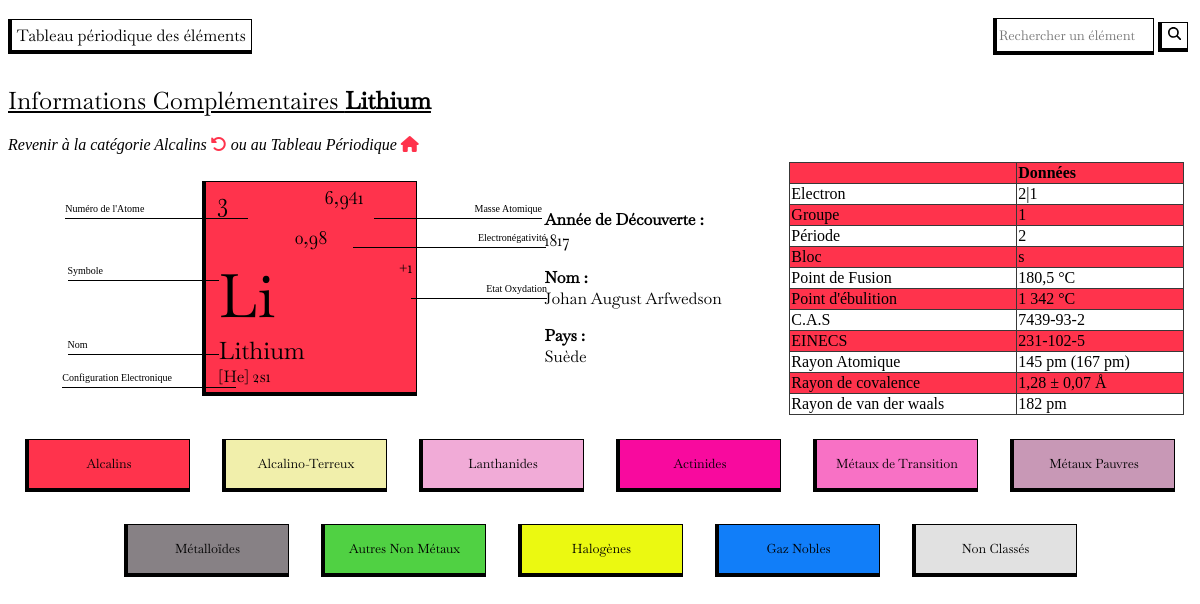
/index.php?page=detailAtome&id=3, run on the app's committed database.
### tables this page shows
CREATE TABLE IF NOT EXISTS `atome` (
  `id` int UNSIGNED NOT NULL AUTO_INCREMENT,
  `id_categorie` int NOT NULL,
  `nom` varchar(13) DEFAULT NULL,
  `slug` varchar(13) DEFAULT NULL,
  `electron` varchar(255) NOT NULL,
  `numero` int UNSIGNED DEFAULT NULL,
  `symbole` varchar(6) NOT NULL,
  `info_groupe` varchar(10) NOT NULL,
  `info_periode` varchar(10) NOT NULL,
  `info_bloc` varchar(10) NOT NULL,
  `masse_volumique` varchar(255) NOT NULL,
  `cas` varchar(255) NOT NULL,
  `einecs` varchar(255) NOT NULL,
  `masse_atomique` varchar(255) NOT NULL,
  `rayon_atomique` varchar(255) NOT NULL,
  `rayon_de_covalence` varchar(255) NOT NULL,
  `rayon_de_van_der_waals` varchar(255) NOT NULL,
  `configuration_electronique` varchar(255) NOT NULL,
  `etat_oxydation` varchar(255) NOT NULL,
  `decouverte_annee` varchar(255) NOT NULL,
  `decouverte_noms` varchar(255) NOT NULL,
  `decouverte_pays` varchar(255) NOT NULL,
  `electronegativite` varchar(255) NOT NULL,
  `point_de_fusion` varchar(255) NOT NULL,
  `point_d_ebullition` varchar(255) NOT NULL,
  `is_radioactif` tinyint UNSIGNED NOT NULL,
  PRIMARY KEY (`id`),
  KEY `atome_ibfk_1` (`id_categorie`)
);

CREATE TABLE IF NOT EXISTS `categorie` (
  `id_categorie` int NOT NULL AUTO_INCREMENT,
  `nom_categorie` varchar(255) NOT NULL,
  `slug_categorie` varchar(255) NOT NULL,
  `couleur_categorie` varchar(255) NOT NULL,
  PRIMARY KEY (`id_categorie`)
);

### views/detailAtome.php (the view, shortened to what this page needs)
<?php
$detail = isset($_GET['id']) ? $_GET['id'] : NULL;
$requeteAffichageDetail = "SELECT categorie.id_categorie, categorie.nom_categorie, categorie.couleur_categorie,
atome.id, atome.id_categorie, atome.nom, atome.slug, atome.electron, atome.numero, atome.symbole, atome.info_groupe,
atome.info_periode, atome.info_bloc, atome.masse_volumique, atome.cas, atome.einecs, atome.masse_atomique,
atome.rayon_atomique, atome.rayon_de_covalence,  atome.rayon_de_van_der_waals, atome.configuration_electronique,
atome.etat_oxydation, atome.decouverte_annee, atome.decouverte_noms, atome.decouverte_pays,
atome.electronegativite, atome.point_de_fusion, atome.point_d_ebullition, atome.is_radioactif
FROM atome LEFT JOIN categorie ON atome.id_categorie = categorie.id_categorie
WHERE atome.id='$detail' ";
$resultatAffichageDetail = $connexion->query($requeteAffichageDetail);
$detailAtome =  $resultatAffichageDetail->fetchAll(PDO::FETCH_OBJ);
?>
<h2 class="titrePageDetailAtome">Informations Complémentaires <strong><?php echo $detailAtome[0]->nom ?></strong></h2>
<a href="index.php?page=categorie&id=<?php echo $detailAtome[0]->id_categorie ?>">
    <em>Revenir à la catégorie <?php echo $detailAtome[0]->nom_categorie ?> </em>
    <i class="fa-solid fa-rotate-left" style="color:#<?php echo $detailAtome[0]->couleur_categorie ?>;"></i>
</a>
<a href="index.php?page=home">
    <em> ou au Tableau Périodique </em> <i class="fa-solid fa-house" style="color:#<?php echo $detailAtome[0]->couleur_categorie ?>;">
    </i></a>
<section class="detailAtome">
    <div class="popUpDetail">
        <div class="elementPopUpDetail" style="background-color:#<?php echo $detailAtome[0]->couleur_categorie ?> ;">
            <div class="hautPopUp">
                <div class="numeroEtLegende">
                    <p class="numeroPopUp"><?php echo $detailAtome[0]->numero; ?>
                    </p>
                    <div class="legendeNumero">Numéro de l'Atome</div>
                </div>
                <div class="masseEtLegende">
                    <p class="masseAtomiquePopUp"><?php echo $detailAtome[0]->masse_atomique; ?>
                    </p>
                    <div class="legendeMasseAtomique">Masse Atomique</div>
                </div>
            </div>
            <div class="electroEtLegende">
                <p class="electronegativitePopUp"><?php echo $detailAtome[0]->electronegativite; ?>
                </p>
                <div class="legendeElectronegativite">Electronégativité</div>
            </div>
            <div class="basPopUp">
                <div class="gauchePopUp">
                    <div class="symboleEtLegende">
                        <p class="symbolePopUp">
                            <?php echo $detailAtome[0]->symbole; ?>
                        </p>
                        <div class="legendeSymbole">Symbole</div>
                    </div>
                    <div class="nomEtLegende">
                        <p class="nomPopUp"><?php echo $detailAtome[0]->nom; ?>
                        </p>
                        <div class="legendeNom">Nom</div>
                    </div>
                    <div class="configEtLegende">
                        <p class="configurationElectroniquePopUp">
                            <?php echo $detailAtome[0]->configuration_electronique; ?>
                        </p>
                        <div class="legendeconfigurationElectronique">Configuration Electronique</div>
                    </div>
                </div>
                <div class="droitePopUp">
                    <p class="etatOxydationPopUp"><?php echo $detailAtome[0]->etat_oxydation; ?>
                    </p>
                    <div class="legendeEtatOxydation">Etat Oxydation</div>
                </div>
            </div>
        </div>
    </div>
    <div class="tableauEtDecouverte">
        <div class="decouverte">
            <p class="anneeDecouverte"><b>Année de Découverte :</b> <br>
                <?php echo $detailAtome[0]->decouverte_annee ?></p>
            <p class="nomDecouverte"><b>Nom :</b> <br>
                <?php echo $detailAtome[0]->decouverte_noms  ?></p>
            <p class="paysDecouverte"><b> Pays :</b> <br>
                <?php echo $detailAtome[0]->decouverte_pays ?></p>
        </div>
        <table class="tableauDetailAtome1" border="1">
            <tr id="ligne1">
                <th class="tableauDetail" style="background-color:#<?php echo $detailAtome[0]->couleur_categorie ?>">
                <th class="tableauDetailAtome" style="background-color:#<?php echo $detailAtome[0]->couleur_categorie ?>">Données</td>
            </tr>
            <tr id="ligne1">
                <td class="tableauDetail">Electron</td>
                <td class="tableauDetailAtome"><?php echo $detailAtome[0]->electron ?></td>
            </tr>
            <tr id="ligne2">
                <td class="tableauDetail" style="background-color:#<?php echo $detailAtome[0]->couleur_categorie ?>">Groupe</td>
                <td class="tableauDetailAtome" style="background-color:#<?php echo $detailAtome[0]->couleur_categorie ?>"><?php echo $detailAtome[0]->info_groupe ?></td>
            </tr>
            <tr id="ligne3">
                <td class="tableauDetail">Période</td>
                <td class="tableauDetailAtome"><?php echo $detailAtome[0]->info_periode ?></td>
            </tr>
            <tr id="ligne4">
                <td class="tableauDetail" style="background-color:#<?php echo $detailAtome[0]->couleur_categorie ?>">Bloc</td>
                <td class="tableauDetailAtome" style="background-color:#<?php echo $detailAtome[0]->couleur_categorie ?>"><?php echo $detailAtome[0]->info_bloc ?></td>
            </tr>
            <tr id="ligne5">
                <td class="tableauDetail">Point de Fusion</td>
                <td class="tableauDetailAtome"><?php echo $detailAtome[0]->point_de_fusion ?></td>
            </tr>
            <tr id="ligne6">
                <td class="tableauDetail" style="background-color:#<?php echo $detailAtome[0]->couleur_categorie ?>">Point d'ébulition</td>
                <td class="tableauDetailAtome" style="background-color:#<?php echo $detailAtome[0]->couleur_categorie ?>"><?php echo $detailAtome[0]->point_d_ebullition ?></td>
            </tr>
            <tr id="ligne7">
                <td class="tableauDetail">C.A.S</td>
                <td class="tableauDetailAtome"><?php echo $detailAtome[0]->cas ?></td>
            </tr>
            <tr id="ligne8">
                <td class="tableauDetail" style="background-color:#<?php echo $detailAtome[0]->couleur_categorie ?>">EINECS</td>
                <td class="tableauDetailAtome" style="background-color:#<?php echo $detailAtome[0]->couleur_categorie ?>"><?php echo $detailAtome[0]->einecs ?></td>
            </tr>
            <tr id="ligne9">
                <td class="tableauDetail">Rayon Atomique</td>
                <td class="tableauDetailAtome"><?php echo $detailAtome[0]->rayon_atomique ?></td>
            </tr>
            <tr id="ligne10">
                <td class="tableauDetail" style="background-color:#<?php echo $detailAtome[0]->couleur_categorie ?>">Rayon de covalence</td>
                <td class="tableauDetailAtome" style="background-color:#<?php echo $detailAtome[0]->couleur_categorie ?>"><?php echo $detailAtome[0]->rayon_de_covalence ?></td>
            </tr>
            <tr id="ligne11">
                <td class="tableauDetail">Rayon de van der waals </td>
                <td class="tableauDetailAtome"><?php echo $detailAtome[0]->rayon_de_van_der_waals ?></td>
            </tr>
        </table>
    </div>
</section>

### template/footer.php
<?php
$requeteCategorie = "SELECT id_categorie, nom_categorie, couleur_categorie FROM categorie";
$resultatCategorie = $connexion->query($requeteCategorie);
$listeCategorie = $resultatCategorie->fetchAll(PDO::FETCH_OBJ);
?>
<footer>
    <nav>
        <ul>
            <?php
            foreach ($listeCategorie as $value) { ?>
                <a href="index.php?page=categorie&id=<?php echo $value->id_categorie; ?>">
                    <li style="background-color:#<?php echo $value->couleur_categorie; ?>">
                        <h4><?php echo $value->nom_categorie; ?></h4>
                    </li>
                </a>
            <?php
            } ?>
        </ul>
    </nav>
</footer>
</body>
</html>

### css/stylenav.css (style rules this page uses)
h1, h2, h3, h4, p { font-family: "Baskervville-Regular"; font-weight: normal; }
nav { margin: 0 auto; }
nav ul { display: flex; justify-content: center; flex-wrap: wrap; list-style: none; margin: 0 auto; padding: 0; }
nav li { display: flex; align-items: center; justify-content: center; width: 10em; height: 3em; margin: 16px; border: solid black 1px; border-bottom: 4px solid black; border-left: 4px solid black; }
nav li h4 { font-size: 0.8em; }

### css/styleelement.css (style rules this page uses)
h1, h2, h3, h4, p { font-family: "Baskervville-Regular"; font-weight: normal; }
a { text-decoration: none; color: black; }

### css/stylepopup.css (style rules this page uses)
.hautPopUp { width: 100%; display: flex; justify-content: space-around; font-size: x-large; }
.numeroPopUp { width: 50%; padding-left: 0.5em; text-align: left; }
.masseAtomiquePopUp { padding-right: 0.5em; width: 50%; text-align: right; font-size: large; }
.numeroEtLegende, .masseEtLegende { width: 100%; }
.legendeNumero { position: absolute; right: 80%; top: 10%; width: 87%; height: 15px; font-size: x-small; border-bottom: solid 1px black; }
.legendeMasseAtomique { position: absolute; left: 80%; top: 10%; width: 80%; height: 15px; font-size: x-small; border-bottom: solid 1px black; text-align: right; }
.electronegativitePopUp { width: 100%; text-align: center; font-size: large; margin: 0; }
.electroEtLegende { position: relative; width: 100%; }
.legendeElectronegativite { position: absolute; bottom: 5%; left: 70%; width: 92%; height: 15px; font-size: x-small; border-bottom: solid 1px black; text-align: right; }
.basPopUp { display: flex; width: 100%; }
.gauchePopUp { width: 95%; justify-content: center; margin-left: 0.8em; }
.symbolePopUp { font-size: 60px; margin-bottom: 0; margin-top: 0; }
.nomPopUp { margin-bottom: 0; margin-top: 0; font-size: x-large; justify-content: center; }
.symboleEtLegende, .nomEtLegende { position: relative; }
.legendeNom, .legendeSymbole { position: absolute; right: 100%; top: 10%; width: 87%; height: 15px; font-size: x-small; border-bottom: solid 1px black; }
.configEtLegende { position: relative; }
.legendeconfigurationElectronique { position: absolute; right: 90%; top: 25%; width: 100%; height: 15px; font-size: x-small; border-bottom: solid 1px black; }
.droitePopUp { width: 5%; margin-right: 0.8em; }
.etatOxydationPopUp { width: 50%; justify-content: right; justify-self: right; }
.droitePopUp { position: relative; }
.legendeEtatOxydation { position: absolute; left: 170%; top: 20%; width: 1300%; height: 15px; font-size: x-small; border-bottom: solid 1px black; text-align: right; }

### css/stylePageCategorie.css (style rules this page uses)
h1, h2, h3, h4, p, label, input { font-family: "Baskervville-Regular"; font-weight: normal; }

### css/detailAtome.css (style rules this page uses)
.titrePageDetailAtome { width: 50%; text-decoration: underline; }
.detailAtome { width: 100%; display: flex; justify-content: center; }
.popUpDetail { width: 50%; display: flex; justify-content: center; align-items: center; }
.elementPopUpDetail { position: absolute; left: 200px; align-items: center; justify-content: space-around; flex-direction: column; width: 210px; height: 210px; margin: 2px; border: solid black 1px; border-bottom: 4px solid black; border-left: 4px solid black; background-color: white; display: flex; }
.elementPopUpDetail p { margin: 0; }
.tableauEtDecouverte { width: 100%; display: flex; justify-content: right; align-items: center; }
.decouverte { margin-left: 0.8em; text-align: justify; width: 30%; }
.tableauDetailAtome1 { width: 50%; }
th { text-align: left; }
table, tr, td, th { margin: 0.5em; border: 1px solid #383838; border-collapse: collapse; }

### data on the page
atome: nom "Lithium", id_categorie.nom_categorie "Alcalins", numero "3", masse_atomique "6,941", electronegativite "0,98", symbole "Li", configuration_electronique "[He] 2s1", etat_oxydation "+1", decouverte_annee "1817", decouverte_noms "Johan August Arfwedson", decouverte_pays "Suède", electron "2|1", info_groupe "1", info_periode "2", info_bloc "s", point_de_fusion "180,5 °C", point_d_ebullition "1 342 °C", cas "7439-93-2", einecs "231-102-5", rayon_atomique "145 pm (167 pm)", rayon_de_covalence "1,28 ± 0,07 Å", rayon_de_van_der_waals "182 pm"
categorie: nom_categorie "Alcalins"
categorie: nom_categorie "Alcalino-Terreux"
categorie: nom_categorie "Lanthanides"
categorie: nom_categorie "Actinides"
categorie: nom_categorie "Métaux de Transition"
categorie: nom_categorie "Métaux Pauvres"
categorie: nom_categorie "Métalloïdes"
categorie: nom_categorie "Autres Non Métaux"
categorie: nom_categorie "Halogènes"
categorie: nom_categorie "Gaz Nobles"
categorie: nom_categorie "Non Classés"
